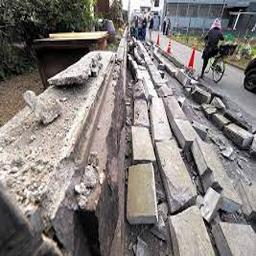
#> input picture Deep Learning/archive (9)/train/Damaged_highway/3 (109).jpeg, 256 x 256 px, found by its file name; its folder holds only this picture in this run
$ jupyter execute --allow-errors DataPreprocessing.ipynb   (shell and % lines are left out)
#> lines starting #> are read from the running program, lines starting #| are printed output that depends on the picture
[cell 1]
# All required Libraries for processing

[cell 2]
# OpenCV: Image ko read, resize, crop, aur process karne ke liye.
# TensorFlow / Keras : Deep Learning me images ko model ke liye normalize aur augment karne ke liye.
# NumPy : Numerical (maths) operations karne ke liye, specially image ke pixel data handle karne me.
# Matplotlib : Images aur graphs ko visualize karne ke liye.
# Albumentations : Advanced aur smart image augmentation ke liye.
# Pillow : Images ko open, convert, aur save karne ke liye (lightweight aur easy).
# tqdm : Loops me progress bar show karne ke liye (user-friendly visualization).
# mostly We have already.

## Dataset Collection

Dataset Folder Structure<br>

Train/<br>
   ├── Damaged_building/<br>
   ├── Damaged_highway/<br>
   ├── debris<br>
   ├── Non-damaged_building/<br>
   └── Non-damaged_highway/<br>
Test/<br>
    ├── Damaged_building/<br>
    ├── Damaged_highway/<br>
    ├── debris/<br>
    ├── Non-damaged_building/<br>
    └── Non-damaged_highway/<br>

    Now We start preprocessing

[cell 3]
import os
import cv2
import numpy as np

[cell 4]
# To show progress Bar
from tqdm import tqdm
# for plotting
import matplotlib.pyplot as plt

[cell 5]
# Store the input images folders
train_dir = 'Dataset/train'      # this is train images folder
test_dir = 'Dataset/test'        # this is test images folder

#> (a cell that did not finish here is left out)

[cell 7]
#For stored resized images
output_train_dir = 'Processed_Train'
output_test_dir = 'Processed_Test'

[cell 8]
# Function for resize and normalize image
def preprocess_images(input_folder, output_folder, target_size=(224, 224)):
#> called with input_folder = 'Dataset/train', output_folder = 'Processed_Train', target_size = (224, 224)
    for category in os.listdir(input_folder):                 # for each class and folder
        category_path = os.path.join(input_folder, category)
        save_path = os.path.join(output_folder, category)
        os.makedirs(save_path, exist_ok=True)                 # Create the same class folder in the output

        print(f"\n Processing Category: {category}")
        for file_name in tqdm(os.listdir(category_path)):
            file_path = os.path.join(category_path, file_name)
            try:
                # read image
                img = cv2.imread(file_path)
#> img is the input picture: shape (256, 256, 3); mean B, G, R 122.7, 125.2, 131
                if img is None:
                    continue  # If the image is corrupted, then skip it.

                # resize image
                img_resized = cv2.resize(img, target_size)
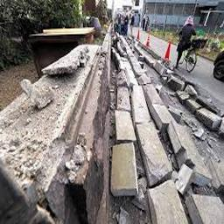
#> img_resized: shape (224, 224, 3); mean B, G, R 122.5, 125.1, 130.9

                # normalize (0-1 range)
                img_normalized = img_resized / 255.0

                # save processed image
                save_file = os.path.join(save_path, file_name)
                cv2.imwrite(save_file, (img_normalized * 255))  # Convert back to 0-255 before saving

            except Exception as e:
                print(f"Error in {file_name}: {e}")

[cell 9]
# Function call for both Train & Test data
preprocess_images(train_dir, output_train_dir)
#> (the rest of this cell did not finish here and is left out)

print("All images resized and normalized successfully!")

[cell 10]
# check folder present in Processed Train and Test folder
os.listdir('Processed_Train')

#> (a cell that did not finish here is left out)

#> (a cell that did not finish here is left out)

[cell 13]
# check a single image for verification in Processed_Test folder

sample_img_path = os.path.join(output_train_dir, 'Damaged_highway', os.listdir(os.path.join(output_train_dir, 'Damaged_highway'))[0])
img = cv2.imread(sample_img_path)
#> img: shape (224, 224, 3)
plt.imshow(cv2.cvtColor(img, cv2.COLOR_BGR2RGB))
plt.title("Sample Processed Image (224x224)")
plt.axis('off')
plt.show()
